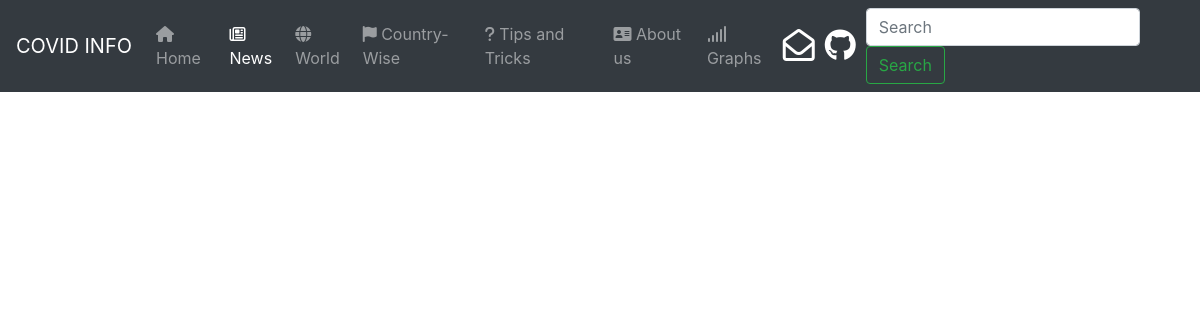
/news-detail/26, run on an earlier commit of the app's database.
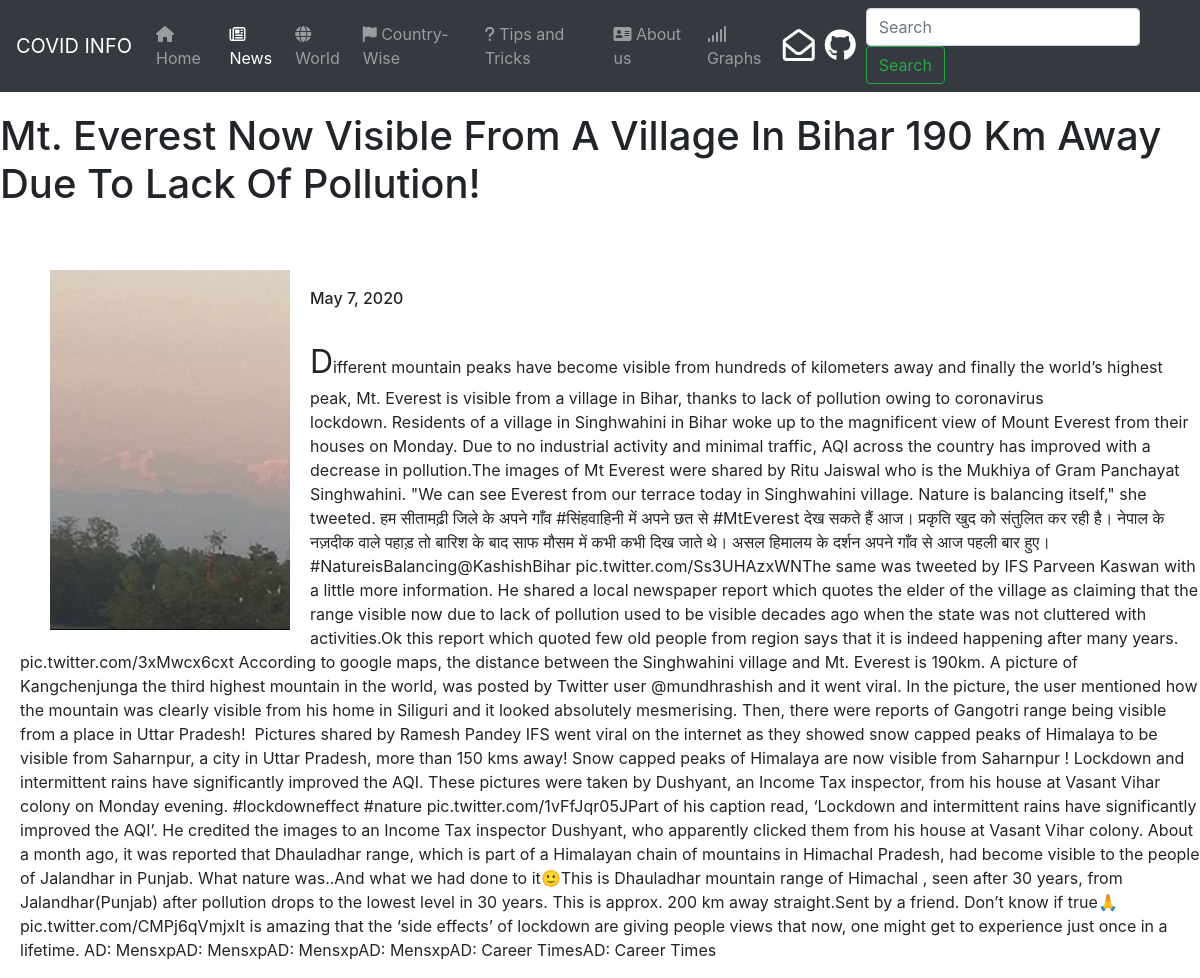
And on a later commit of the database.
### covid/models.py (models this page shows)
class News(models.Model):
    heading = models.CharField(max_length=100)
    body = models.TextField()
    link = models.TextField()
    img = models.ImageField()
    date = models.DateField()
    class Meta:
        verbose_name_plural = "news"

### covid/views.py (the view)
# urls.py: path('news-detail/<int:news_id>', views.news_detail, name='news'),
def news_detail(request, news_id):
    news = News.objects.filter(id=news_id)
    return render(request, 'news-detail.html', {'news': news})

### templates/news-detail.html (shortened to what this page needs)
{% load static %}
<!DOCTYPE html>
<html lang="en">
  <head>
    <link rel="stylesheet" href="{% static 'main.css' %}">
    <link rel="stylesheet" href="https://maxcdn.bootstrapcdn.com/bootstrap/4.0.0/css/bootstrap.min.css">
    <link rel="stylesheet" href="https://stackpath.bootstrapcdn.com/bootstrap/4.4.1/css/bootstrap.min.css">
  </head>
  <body>
    <nav class="navbar navbar-expand-lg navbar-dark bg-dark" style="position: sticky; top: 0;">
      <a class="navbar-brand" href="#">COVID INFO</a>
      <div class="collapse navbar-collapse" id="navbarSupportedContent">
        <ul class="navbar-nav mr-auto">
          <li class="nav-item">
            <a class="nav-link" href='/'><i class="fas fa-home"></i> Home <span class="sr-only">(current)</span></a>
          </li>
          <li class="nav-item active">
            <a class="nav-link" href="/news"><i class="far fa-newspaper"></i>News</a>
          </li>
          <li class="nav-item">
            <a class="nav-link" href="/world"><i class="fas fa-globe"></i>World</a>
          </li>
          <li class="nav-item">
            <a class="nav-link" href="/country"><i class="fas fa-flag"></i>  Country-Wise</a>
          </li>
          <li class="nav-item">
            <a class="nav-link" href="/tips"><i class="fas fa-question"></i> Tips and Tricks</a>
          </li>
          <li class="nav-item">
            <a class="nav-link" href="/about"><i class="fas fa-address-card"></i> About us</a>
          </li>
          <li class="nav-item">
            <a class="nav-link" href="/graphs"><i class="fas fa-signal"></i>  Graphs</a>
          </li>
        </ul>
        <a href="mailto://info@thinkingtomorrow.cf" target="_blank"><i class="far fa-envelope-open fa-2x" style="color: white; margin-right: 10px"></i></a>
        <a href="https://github.com/thinking-tomorrow" target="_blank"><i class="fab fa-github fa-2x" style="color: white; margin-right: 10px"></i></a>
        <form class="form-inline my-2 my-lg-0" action="{% url 'search' %}" method='post'>
          <input class="form-control mr-sm-2" type="search" name='data' placeholder="Search" aria-label="Search" autocomplete="off">
          <button class="btn btn-outline-success my-2 my-sm-0" type="submit">Search</button>
        </form>
      </div>
    </nav>
    {% for new in news %}
    <h1 style='padding-top:20px;'>{{new.heading}}</h1><br>
    <img src='{{new.img.url}}'><br>
    <h6 style='margin-left:20px;margin-top:25px;'>{{new.date}}</h6>
    <p style='margin-left:20px;margin-top:30px;'>{{new.body}}</p>
    {% endfor %}
</body>
</html>

### static/main.css (style rules this page uses)
.fas { cursor: pointer; }

### templates/news-detail.html (style rules this page uses)
p::first-letter { font-size:200%; }
img { margin-left:50px; margin-top:30px; width:20%; display:inline; float:left; margin-right:20px; }

What changed in the data, as far as the page shows it:
added News: heading "Mt. Everest Now Visible From A Village In Bihar 190 Km Away Due To Lack Of Pollution!", img (picture), date "May 7, 2020", body "Different mountain peaks have become visible from hundreds of kilometers away and finally the world’s highest peak, Mt. Everest is visible from a village in Bihar, thanks to lack of pollution owing to coronavirus lockdown. Residents of a village in Singhwahini in Bihar woke up to the magnificent view of Mount Everest from their houses on Monday. Due to no industrial activity and minimal traffic, AQI across the country has improved with a decrease in pollution.The images of Mt Everest were shared by Ritu Jaiswal who is the Mukhiya of Gram Panchayat Singhwahini. \"We can see Everest from our terrace today in Singhwahini village. Nature is balancing itself,\" she tweeted. हम सीतामढ़ी जिले के…"
